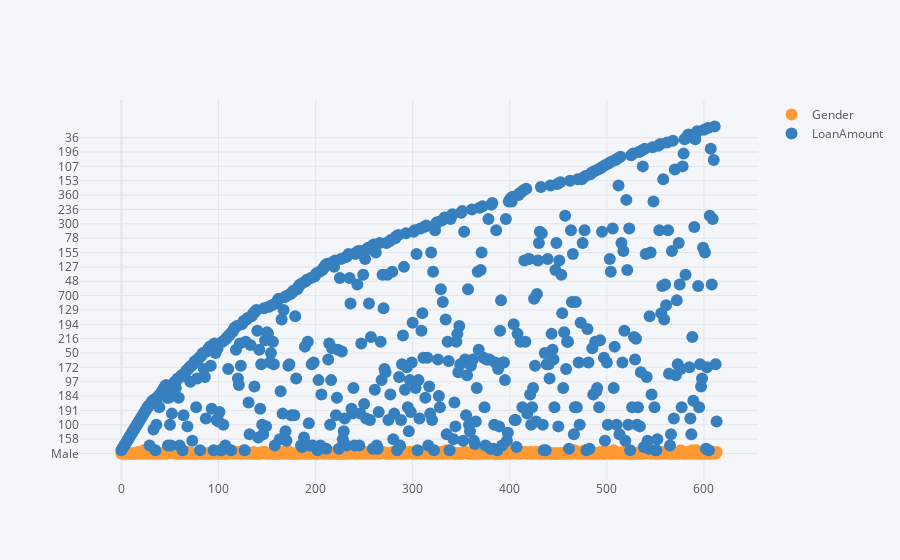

The code cell stored with this chart in its notebook:
### Code cell
data[['Gender','LoanAmount']].iplot(kind='scatter',mode="markers+text")

### Figure 1 — Plotly figure (JSON) as saved in the notebook; plotly's stock layout.template omitted (floating-point values rounded to 4 significant figures; data arrays with more than 128 entries replaced by an {"elided": "..."} marker saying what was removed)
{"data": [{"line": {"color": "rgba(255, 153, 51, 1.0)", "dash": "solid", "shape": "linear", "width": 1.3}, "marker": {"size": 12, "symbol": "circle"}, "mode": "markers+text", "name": "Gender", "text": "", "type": "scatter", "x": {"elided": "614 int values"}, "y": {"elided": "614 str values"}}, {"line": {"color": "rgba(55, 128, 191, 1.0)", "dash": "solid", "shape": "linear", "width": 1.3}, "marker": {"size": 12, "symbol": "circle"}, "mode": "markers+text", "name": "LoanAmount", "text": "", "type": "scatter", "x": {"elided": "614 int values"}, "y": {"elided": "614 mixed values"}}], "layout": {"legend": {"bgcolor": "#F5F6F9", "font": {"color": "#4D5663"}}, "paper_bgcolor": "#F5F6F9", "plot_bgcolor": "#F5F6F9", "title": {"font": {"color": "#4D5663"}}, "xaxis": {"gridcolor": "#E1E5ED", "showgrid": true, "tickfont": {"color": "#4D5663"}, "title": {"font": {"color": "#4D5663"}, "text": ""}, "zerolinecolor": "#E1E5ED"}, "yaxis": {"gridcolor": "#E1E5ED", "showgrid": true, "tickfont": {"color": "#4D5663"}, "title": {"font": {"color": "#4D5663"}, "text": ""}, "zerolinecolor": "#E1E5ED"}}}
